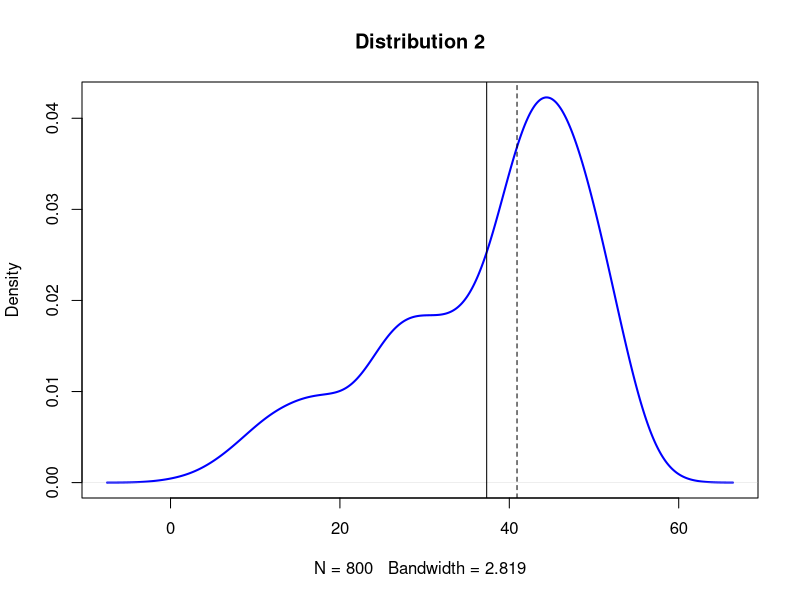
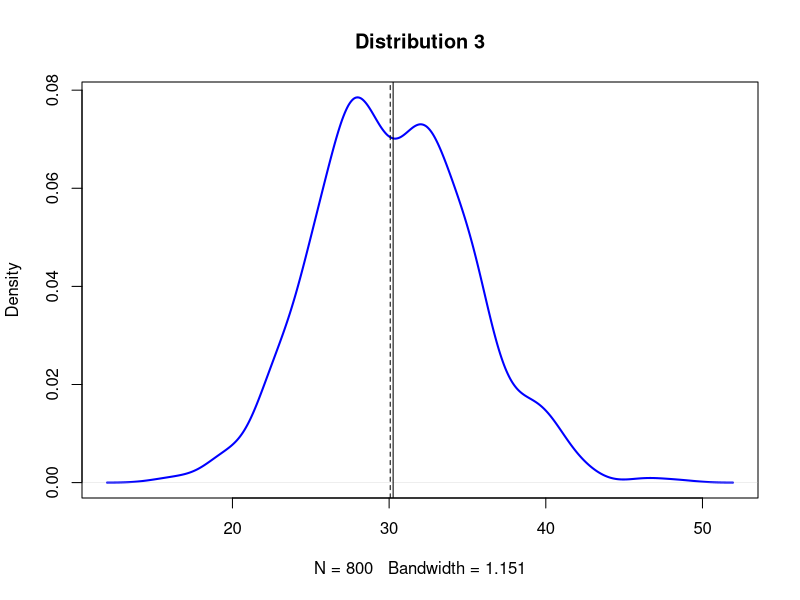
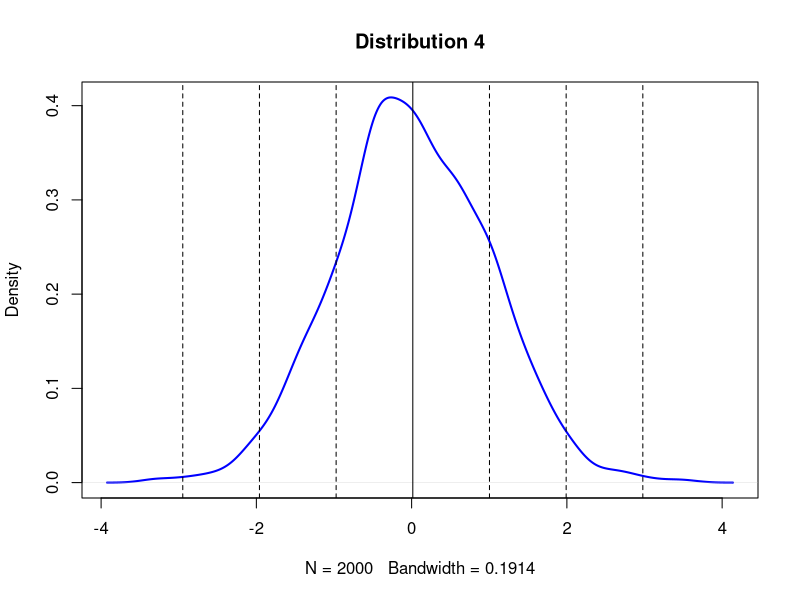

Generate these figures, in order, with R:
## Question 1

### a)

# Three normally distributed data sets
d1 <- rnorm(n=100, mean=15, sd=5)
d2 <- rnorm(n=200, mean=30, sd=5)
d3 <- rnorm(n=500, mean=45, sd=5)

# We can combine them into a single dataset
d123 <- c(d1, d2, d3)

# We can plot the density function of abc
plot(density(d123), col="blue", lwd=2, 
     main = "Distribution 2")

# Add vertical lines showing mean and median
abline(v=mean(d123))
abline(v=median(d123), lty="dashed")


### b)

# A normally distributed data sets
d <- rnorm(n=800, mean=30, sd=5)

# We can plot the density function of abc
plot(density(d), col="blue", lwd=2, 
     main = "Distribution 3")

# Add vertical lines showing mean and median
abline(v=mean(d))
abline(v=median(d), lty="dashed")


## Question 2


### a)

# A normally distributed data sets
rdata <- rnorm(n=2000, mean=0, sd=1)

# We can plot the density function of abc
plot(density(rdata), col="blue", lwd=2, 
     main = "Distribution 4")

# Add vertical lines showing mean and median
abline(v=mean(rdata))
r_std = sd(rdata)
r_mean = mean(rdata)
vline = c(r_mean + r_std, r_mean + 2 * r_std, r_mean + 3 * r_std, r_mean - r_std, r_mean - 2 * r_std, r_mean - 3 * r_std)
abline(v=vline, lty="dashed")


### b)

r_quantile = unname(quantile(rdata))
r_diff = (r_quantile - r_mean) / r_std


### c)

rdata <- rnorm(n=2000, mean=35, sd=3.5)
r_std = sd(rdata)
r_mean = mean(rdata)
r_quantile = unname(quantile(rdata))
r_diff = (r_quantile - r_mean) / r_std


### d)

r_std = sd(d123)
r_mean = mean(d123)
r_quantile = unname(quantile(d123))
r_diff = (r_quantile - r_mean) / r_std



## Question 3


### b)

# A normally distributed data sets
rand_data <- rnorm(800, mean=20, sd = 5)

k_sturges = nclass.Sturges(rand_data)
k_scott = nclass.scott(rand_data)
k_FD = nclass.FD(rand_data)

### c)
out_data <- c(rand_data, runif(10, min=40, max=60))

k_sturges = nclass.Sturges(out_data)
k_scott = nclass.scott(out_data)
k_FD = nclass.FD(out_data)




